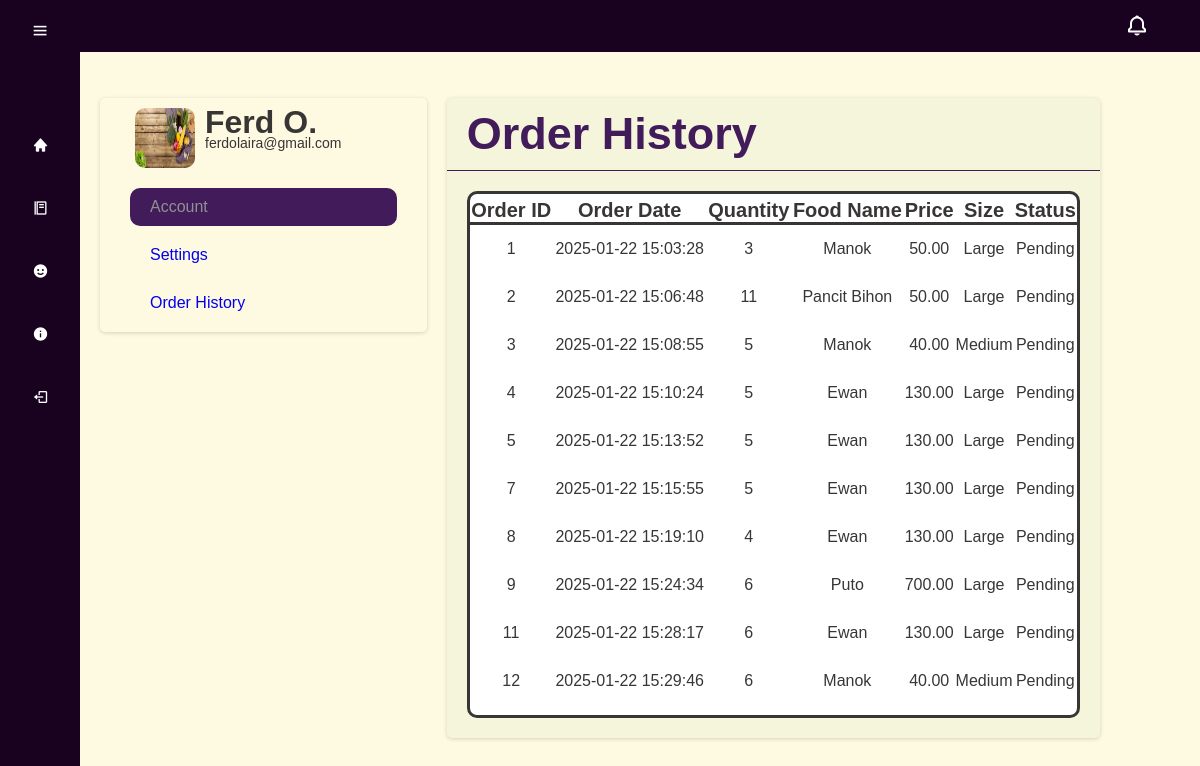
/SAAD/orderhistory.php (signed in), run on the app's committed database.
### tables this page shows
CREATE TABLE `orders` (
  `order_id` int(11) NOT NULL,
  `user_id` int(11) NOT NULL,
  `order_date` datetime DEFAULT current_timestamp(),
  `preparation_date` date DEFAULT NULL,
  `total_price` decimal(10,2) DEFAULT NULL,
  `status` varchar(20) DEFAULT 'pending'
);

CREATE TABLE `order_items` (
  `order_item_id` int(11) NOT NULL,
  `order_id` int(11) NOT NULL,
  `pricing_id` int(11) NOT NULL,
  `quantity` int(11) NOT NULL
);

CREATE TABLE `food` (
  `food_id` int(10) NOT NULL,
  `Name` varchar(20) NOT NULL,
  `Description` varchar(50) NOT NULL,
  `Image` varchar(50) NOT NULL,
  `category_id` int(11) DEFAULT NULL
);

CREATE TABLE `food_size_pricing` (
  `pricing_id` int(11) NOT NULL,
  `food_id` int(11) NOT NULL,
  `size_id` int(11) NOT NULL,
  `price` decimal(10,2) NOT NULL
);

CREATE TABLE `size` (
  `size_id` int(11) NOT NULL,
  `size_name` varchar(50) NOT NULL
);

### SAAD/orderhistory.php (the view, shortened to what this page needs)
<!DOCTYPE html>
<html lang="en">
<head>
    <link rel="stylesheet" type="text/css" href="css/menu.css">
    <link href='https://unpkg.com/boxicons@2.1.4/css/boxicons.min.css' rel='stylesheet'>
</head>
<body>
    <label for="bell" class="label-bell"><i class="bx bx-bell"></i></label>
    <h3 class="head-t">1</h3>
    <div class="sidebar">
        <div class="top">
            <i class="bx bx-menu" id="btn"></i>
        </div>
        <div class="user">
            <div>
            </div>
        </div>
        <ul>
            <li>
                <a href="homepage.php">
                    <i class="bx bxs-home"></i>
                </a>
            </li>
            <li>
                <a href="menu.php">
                    <i class="bx bx-food-menu"></i>
                </a>
            </li>
            <li>
                <a href="profile.php">
                    <i class="bx bxs-smile"></i>
                </a>
            </li>
            <li>
                <a href="aboutus.php">
                    <i class="bx bxs-info-circle"></i>
                </a>
            </li>
            <li>
                <a href="login.php">
                    <i class="bx bx-log-out"></i>
                </a>
            </li>
        </ul>
    </div>
    <div class="profile-container">
        <div class="profile">
            <div class="profile-header">
                <img class="profile-img" src="pics/sample.jpg">
                <div class="profile-text-container">
                    <h1 class="profile-tile"><?php echo $_SESSION['userinfo']['Fname'] . ' ' . substr($_SESSION['userinfo']['Lname'], 0, 1) . '.'; ?></h1>
                    <p class="profile-email"><?php echo $_SESSION['userinfo']['Email']; ?></p>
                </div>
            </div>
            <div class="account-info">
                <a href="profile.php" class="account-link"><span class="fa solid fa-user account-icon"></span>Account</a>
                <a href="settings.php" class="account-link"><span class="fa solid fa-gear account-icon"></span>Settings</a>
                <a href="orderhistory.php" class="account-link"><span class="fa solid fa-user account-icon"></span>Order History</a>
            </div>
        </div>
        <form class="account" method="post">
            <div class="account-header">
                <h1 class="account-title">Order History</h1>
            </div>
            <div class="history-container">
                <div class="history-box">
                    <?php
                    include('connection.php');
                    $user_id = $_SESSION['userinfo']['user_id'];
                    $sql = "SELECT o.order_id, o.order_date, oi.quantity, o.status, f.Name, fs.price, s.size_name
                            FROM orders o
                            JOIN order_items oi ON o.order_id = oi.order_id
                            JOIN food_size_pricing fs ON oi.pricing_id = fs.pricing_id
                            JOIN food f ON fs.food_id = f.food_id
                            JOIN size s ON fs.size_id = s.size_id
                            WHERE o.user_id = '$user_id'";
                    $result = $conn->query($sql);
                    if ($result->num_rows > 0) {
                        echo '<table class="history-header">';
                        echo '<tr class="h-header">';
                        echo '<th>Order ID</th>';
                        echo '<th>Order Date</th>';
                        echo '<th>Quantity</th>';
                        echo '<th>Food Name</th>';
                        echo '<th>Price</th>';
                        echo '<th>Size</th>';
                        echo '<th>Status</th>';
                        echo '</tr>';
                        while ($row = $result->fetch_assoc()) {
                            echo '<tr>';
                            echo '<td>' . $row['order_id'] . '</td>';
                            echo '<td>' . $row['order_date'] . '</td>';
                            echo '<td>' . $row['quantity'] . '</td>';
                            echo '<td>' . $row['Name'] . '</td>';
                            echo '<td>' . $row['price'] . '</td>';
                            echo '<td>' . $row['size_name'] . '</td>';
                            echo '<td>' . $row['status'] . '</td>';
                            echo '</tr>';
                        }
                        echo '</table>';
                    } else {
                        echo 'No orders found.';
                    }
                    ?>
                </div>
            </div>
        </form>
    </div>
</body>
</html>

### SAAD/css/menu.css (style rules this page uses)
* { margin: 0; padding: 0; outline: none; box-sizing: border-box; }
body { width: 100%; height: auto; color:rgb(56, 53, 53); background-color: #FEF9E1; font-family: sans-serif; }
p { font-size: 14px; }
.label-bell { position: fixed; top: 18px; right: 55px; z-index: 3; cursor: pointer; transform: scale(1.5); color: white; }
.head-t { position: fixed; background-color: #190120; color:#190120; width: 95%; text-align: center; padding: 15px 0px 15px 0px; top: 0; z-index: 1; left: 0; right: 0; margin-left: 80px; }
.sidebar { position: fixed; top: 0; left: 0; height: 100%; width: 80px; background: #190120; padding: 0.4rem 0.8rem; transition: all 0.5s ease; z-index: 2; }
.sidebar #btn { position: absolute; color: white; top: .4rem; left: 50%; font-size: 1.2rem; line-height: 50px; transform: translateX(-50%); cursor: pointer; }
.user { display: flex; align-items: center; margin: 1rem 0; }
.sidebar ul li { position: relative; list-style-type: none; height: 50px; width: 90%; margin: 0.8rem auto; line-height: 50px; }
.sidebar ul li a { color: white; display: flex; align-items: center; text-decoration: none; border-radius: 0.8rem; }
.sidebar ul li a i { min-width: 50px; text-align: center; height: 50px; border-radius: 12px; line-height: 50px; }
.profile-container { display: flex; margin: 80px 100px; }
.profile { flex: 1; margin-right: 10px; box-shadow: rgb(0, 0, 0, 0.16) 0px 1px 4px; border-radius: 5px; background-color: #FEF9E1; height: max-content; }
.profile-header { display: flex; margin-left: 25px; }
.profile-img { width: 60px; height: 60px; border-radius: 10px; margin: 10px; }
.profile-text-container { margin-top: 10px; line-height: 0.9; }
.profile-email { font-size: 14px; }
.account-info { margin: 0 20px; }
.account-link { display: block; text-decoration: none; padding: 10px; margin: 10px; border-radius: 10px; }
.account-link:first-child { color: #919191; background-color: #411b5a; }
.account { flex: 2; margin-left: 10px; background-color: beige; box-shadow: rgb(0, 0, 0, 0.16) 0px 1px 4px; border-radius: 5px; height: max-content; }
.account-header { display: flex; justify-content: space-between; align-items: center; padding: 10px; border-bottom: 1px solid #411b5a; }
.account-title { font-size: 45px; color: #411b5a; font-weight: 500px; margin-left: 10px; }
.history-container { display: flex; justify-content: center; align-items: center; }
.history-box { display: flex; background-color: rgb(255, 255, 255); width: 100%; margin: 20px 20px 20px 20px; border-radius: 10px; border: solid; }
.history-header { width: 100%; height: 100%; margin-top: 5px; border-collapse: collapse; margin-bottom: 10px; padding-bottom: 10px; }
.h-header { border-bottom: solid; margin: 10px 10px; }
.history-header th { font-size: 20px; }
.history-header td { text-align: center; padding-top: 15px; padding-bottom: 15px; }

### data on the page
orders: order_id "1", order_date "2025-01-22 15:03:28", order_items.quantity "3", food.Name "Manok", food_size_pricing.price "50.00", size.size_name "Large", status "Pending"
orders: order_id "2", order_date "2025-01-22 15:06:48", order_items.quantity "11", food.Name "Pancit Bihon", food_size_pricing.price "50.00", size.size_name "Large", status "Pending"
orders: order_id "3", order_date "2025-01-22 15:08:55", order_items.quantity "5", food.Name "Manok", food_size_pricing.price "40.00", size.size_name "Medium", status "Pending"
orders: order_id "4", order_date "2025-01-22 15:10:24", order_items.quantity "5", food.Name "Ewan", food_size_pricing.price "130.00", size.size_name "Large", status "Pending"
orders: order_id "5", order_date "2025-01-22 15:13:52", order_items.quantity "5", food.Name "Ewan", food_size_pricing.price "130.00", size.size_name "Large", status "Pending"
orders: order_id "7", order_date "2025-01-22 15:15:55", order_items.quantity "5", food.Name "Ewan", food_size_pricing.price "130.00", size.size_name "Large", status "Pending"
orders: order_id "8", order_date "2025-01-22 15:19:10", order_items.quantity "4", food.Name "Ewan", food_size_pricing.price "130.00", size.size_name "Large", status "Pending"
orders: order_id "9", order_date "2025-01-22 15:24:34", order_items.quantity "6", food.Name "Puto", food_size_pricing.price "700.00", size.size_name "Large", status "Pending"
orders: order_id "11", order_date "2025-01-22 15:28:17", order_items.quantity "6", food.Name "Ewan", food_size_pricing.price "130.00", size.size_name "Large", status "Pending"
orders: order_id "12", order_date "2025-01-22 15:29:46", order_items.quantity "6", food.Name "Manok", food_size_pricing.price "40.00", size.size_name "Medium", status "Pending"

### other printed values
$_SESSION['userinfo']['Fname'] "Ferd"
substr($_SESSION['userinfo']['Lname'], 0, 1) "O"
$_SESSION['userinfo']['Email'] "ferdolaira@gmail.com"
